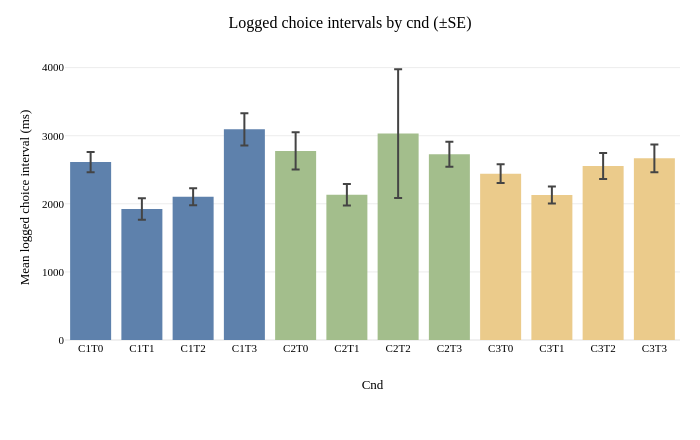

The notebook cell this image was saved under:
### Markdown cell above
#### Logged choice-interval plots

Combined-condition bars use the context color; target conditions can be read from the line styles described above.

### Code cell
# Use the same condition colors as the reading-time figures.
choice_interval_figures = {}
for condition, summary in choice_summaries.items():
    figure = px.bar(
        summary, x=condition, y='mean_ms', color=condition,
        color_discrete_map=color_map, error_y=ERROR_BAR,
        hover_data={'sd_ms': ':.1f', 'se_ms': ':.1f', 'n_submissions': True},
        labels={condition: condition.replace('_', ' ').title(),
                'mean_ms': 'Mean logged choice interval (ms)'},
        title=f'Logged choice intervals by {condition.replace("_", " ")} (±{ERROR_BAR[:2].upper()})'
    )
    figure.update_layout(width=FIGURE_WIDTH, height=FIGURE_HEIGHT,
                         margin=dict(l=65, r=20, t=55, b=100), showlegend=False)
    figure.update_xaxes(tickangle=-35 if condition != 'cnd' else 0)
    choice_interval_figures[condition] = figure
    figure.show()

### Figure 1 — Plotly figure (JSON) as saved in the notebook; plotly's stock layout.template omitted (floating-point values rounded to 4 significant figures)
{"data": [{"customdata": [[1467.0, 148.2, 98.0]], "error_y": {"array": [148.2]}, "hovertemplate": "Cnd=%{x}<br>Mean logged choice interval (ms)=%{y}<br>sd_ms=%{customdata[0]:.1f}<br>se_ms=%{customdata[1]:.1f}<br>n_submissions=%{customdata[2]}<extra></extra>", "legendgroup": "C1T0", "marker": {"color": "#5e81ac", "pattern": {"shape": ""}}, "name": "C1T0", "orientation": "v", "showlegend": true, "textposition": "auto", "type": "bar", "x": ["C1T0"], "xaxis": "x", "y": [2613.0], "yaxis": "y"}, {"customdata": [[1571.0, 158.7, 98.0]], "error_y": {"array": [158.7]}, "hovertemplate": "Cnd=%{x}<br>Mean logged choice interval (ms)=%{y}<br>sd_ms=%{customdata[0]:.1f}<br>se_ms=%{customdata[1]:.1f}<br>n_submissions=%{customdata[2]}<extra></extra>", "legendgroup": "C1T1", "marker": {"color": "#5e81ac", "pattern": {"shape": ""}}, "name": "C1T1", "orientation": "v", "showlegend": true, "textposition": "auto", "type": "bar", "x": ["C1T1"], "xaxis": "x", "y": [1924.0], "yaxis": "y"}, {"customdata": [[1230.0, 124.2, 98.0]], "error_y": {"array": [124.2]}, "hovertemplate": "Cnd=%{x}<br>Mean logged choice interval (ms)=%{y}<br>sd_ms=%{customdata[0]:.1f}<br>se_ms=%{customdata[1]:.1f}<br>n_submissions=%{customdata[2]}<extra></extra>", "legendgroup": "C1T2", "marker": {"color": "#5e81ac", "pattern": {"shape": ""}}, "name": "C1T2", "orientation": "v", "showlegend": true, "textposition": "auto", "type": "bar", "x": ["C1T2"], "xaxis": "x", "y": [2104.0], "yaxis": "y"}, {"customdata": [[2349.0, 237.2, 98.0]], "error_y": {"array": [237.2]}, "hovertemplate": "Cnd=%{x}<br>Mean logged choice interval (ms)=%{y}<br>sd_ms=%{customdata[0]:.1f}<br>se_ms=%{customdata[1]:.1f}<br>n_submissions=%{customdata[2]}<extra></extra>", "legendgroup": "C1T3", "marker": {"color": "#5e81ac", "pattern": {"shape": ""}}, "name": "C1T3", "orientation": "v", "showlegend": true, "textposition": "auto", "type": "bar", "x": ["C1T3"], "xaxis": "x", "y": [3094.0], "yaxis": "y"}, {"customdata": [[2714.0, 274.1, 98.0]], "error_y": {"array": [274.1]}, "hovertemplate": "Cnd=%{x}<br>Mean logged choice interval (ms)=%{y}<br>sd_ms=%{customdata[0]:.1f}<br>se_ms=%{customdata[1]:.1f}<br>n_submissions=%{customdata[2]}<extra></extra>", "legendgroup": "C2T0", "marker": {"color": "#a3be8c", "pattern": {"shape": ""}}, "name": "C2T0", "orientation": "v", "showlegend": true, "textposition": "auto", "type": "bar", "x": ["C2T0"], "xaxis": "x", "y": [2777.0], "yaxis": "y"}, {"customdata": [[1566.0, 158.2, 98.0]], "error_y": {"array": [158.2]}, "hovertemplate": "Cnd=%{x}<br>Mean logged choice interval (ms)=%{y}<br>sd_ms=%{customdata[0]:.1f}<br>se_ms=%{customdata[1]:.1f}<br>n_submissions=%{customdata[2]}<extra></extra>", "legendgroup": "C2T1", "marker": {"color": "#a3be8c", "pattern": {"shape": ""}}, "name": "C2T1", "orientation": "v", "showlegend": true, "textposition": "auto", "type": "bar", "x": ["C2T1"], "xaxis": "x", "y": [2134.0], "yaxis": "y"}, {"customdata": [[9352.0, 944.7, 98.0]], "error_y": {"array": [944.7]}, "hovertemplate": "Cnd=%{x}<br>Mean logged choice interval (ms)=%{y}<br>sd_ms=%{customdata[0]:.1f}<br>se_ms=%{customdata[1]:.1f}<br>n_submissions=%{customdata[2]}<extra></extra>", "legendgroup": "C2T2", "marker": {"color": "#a3be8c", "pattern": {"shape": ""}}, "name": "C2T2", "orientation": "v", "showlegend": true, "textposition": "auto", "type": "bar", "x": ["C2T2"], "xaxis": "x", "y": [3031.0], "yaxis": "y"}, {"customdata": [[1812.0, 183.0, 98.0]], "error_y": {"array": [183.0]}, "hovertemplate": "Cnd=%{x}<br>Mean logged choice interval (ms)=%{y}<br>sd_ms=%{customdata[0]:.1f}<br>se_ms=%{customdata[1]:.1f}<br>n_submissions=%{customdata[2]}<extra></extra>", "legendgroup": "C2T3", "marker": {"color": "#a3be8c", "pattern": {"shape": ""}}, "name": "C2T3", "orientation": "v", "showlegend": true, "textposition": "auto", "type": "bar", "x": ["C2T3"], "xaxis": "x", "y": [2729.0], "yaxis": "y"}, {"customdata": [[1358.0, 137.2, 98.0]], "error_y": {"array": [137.2]}, "hovertemplate": "Cnd=%{x}<br>Mean logged choice interval (ms)=%{y}<br>sd_ms=%{customdata[0]:.1f}<br>se_ms=%{customdata[1]:.1f}<br>n_submissions=%{customdata[2]}<extra></extra>", "legendgroup": "C3T0", "marker": {"color": "#ebcb8b", "pattern": {"shape": ""}}, "name": "C3T0", "orientation": "v", "showlegend": true, "textposition": "auto", "type": "bar", "x": ["C3T0"], "xaxis": "x", "y": [2442.0], "yaxis": "y"}, {"customdata": [[1241.0, 125.3, 98.0]], "error_y": {"array": [125.3]}, "hovertemplate": "Cnd=%{x}<br>Mean logged choice interval (ms)=%{y}<br>sd_ms=%{customdata[0]:.1f}<br>se_ms=%{customdata[1]:.1f}<br>n_submissions=%{customdata[2]}<extra></extra>", "legendgroup": "C3T1", "marker": {"color": "#ebcb8b", "pattern": {"shape": ""}}, "name": "C3T1", "orientation": "v", "showlegend": true, "textposition": "auto", "type": "bar", "x": ["C3T1"], "xaxis": "x", "y": [2129.0], "yaxis": "y"}, {"customdata": [[1881.0, 190.0, 98.0]], "error_y": {"array": [190.0]}, "hovertemplate": "Cnd=%{x}<br>Mean logged choice interval (ms)=%{y}<br>sd_ms=%{customdata[0]:.1f}<br>se_ms=%{customdata[1]:.1f}<br>n_submissions=%{customdata[2]}<extra></extra>", "legendgroup": "C3T2", "marker": {"color": "#ebcb8b", "pattern": {"shape": ""}}, "name": "C3T2", "orientation": "v", "showlegend": true, "textposition": "auto", "type": "bar", "x": ["C3T2"], "xaxis": "x", "y": [2556.0], "yaxis": "y"}, {"customdata": [[2018.0, 203.9, 98.0]], "error_y": {"array": [203.9]}, "hovertemplate": "Cnd=%{x}<br>Mean logged choice interval (ms)=%{y}<br>sd_ms=%{customdata[0]:.1f}<br>se_ms=%{customdata[1]:.1f}<br>n_submissions=%{customdata[2]}<extra></extra>", "legendgroup": "C3T3", "marker": {"color": "#ebcb8b", "pattern": {"shape": ""}}, "name": "C3T3", "orientation": "v", "showlegend": true, "textposition": "auto", "type": "bar", "x": ["C3T3"], "xaxis": "x", "y": [2668.0], "yaxis": "y"}], "layout": {"barmode": "relative", "height": 440, "legend": {"title": {"text": "Cnd"}, "tracegroupgap": 0}, "margin": {"b": 100, "l": 65, "r": 20, "t": 55}, "showlegend": false, "title": {"text": "Logged choice intervals by cnd (±SE)"}, "width": 700, "xaxis": {"anchor": "y", "categoryarray": ["C1T0", "C1T1", "C1T2", "C1T3", "C2T0", "C2T1", "C2T2", "C2T3", "C3T0", "C3T1", "C3T2", "C3T3"], "categoryorder": "array", "domain": [0, 1], "tickangle": 0, "title": {"text": "Cnd"}}, "yaxis": {"anchor": "x", "domain": [0, 1], "title": {"text": "Mean logged choice interval (ms)"}}}}
